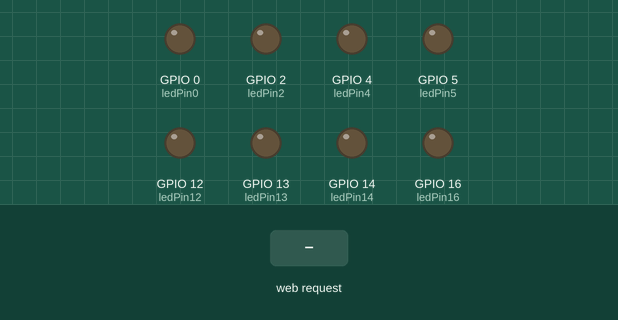
This sketch was run on a simulated ESP8266 (NodeMCU). On the bench: output pins drawn as LEDs (lit = HIGH). Inputs (shaded band) come from the test bench. WiFi joins after 1.5 s; servers stay silent unless stated; what the sketch prints to the serial monitor is not drawn.

Above: at 2.7 s.
2.8 s: HTTP request GET /PIN13=ON received
At 4.0 s:
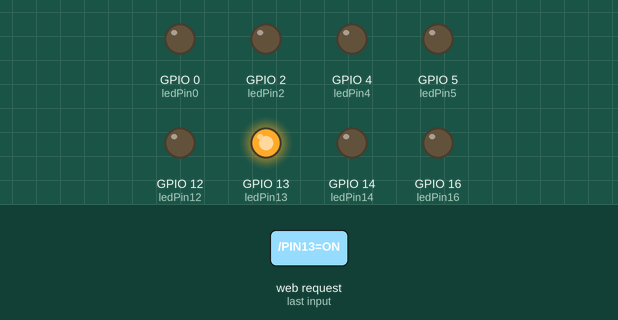
4.3 s: HTTP request GET /PIN12=ON received
At 5.1 s:
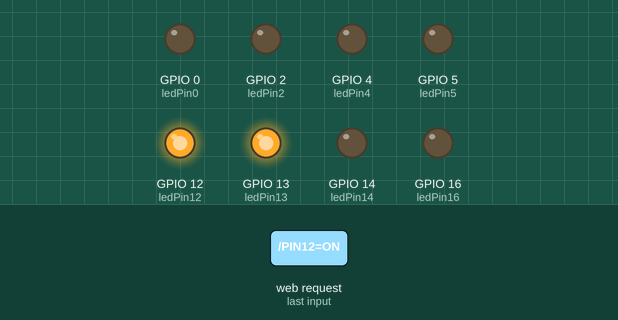
5.8 s: HTTP request GET /PIN13=OFF received
At 6.2 s:
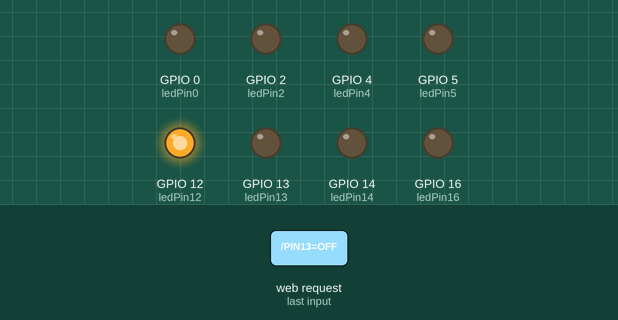
7.3 s: HTTP request GET /PIN14=ON received
At 8.5 s:
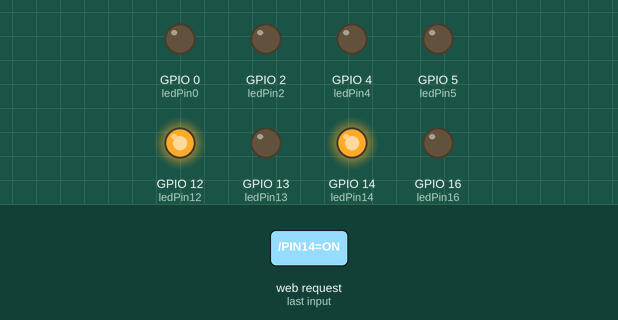
8.8 s: HTTP request GET /PIN12=OFF received
At 9.7 s:
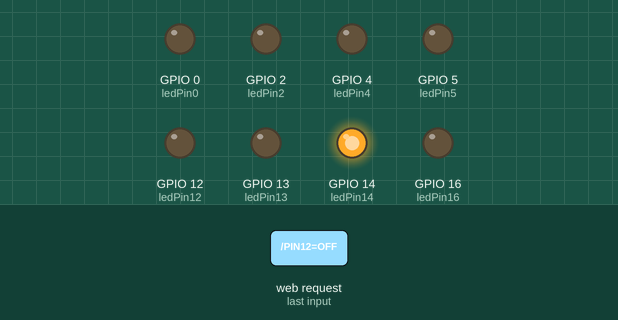
10.3 s: HTTP request GET /PIN2=ON received
At 10.9 s:
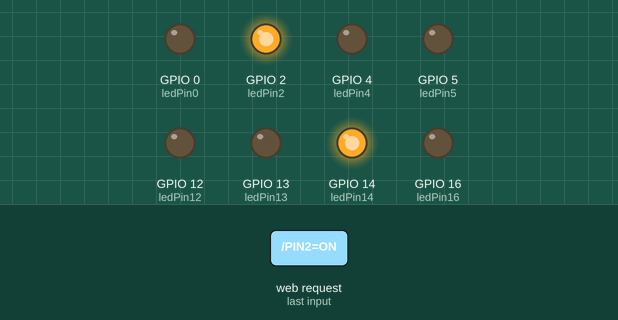
Timing chart, 0 to 12.8 s (numbered marks = the images above; inputs shaded):
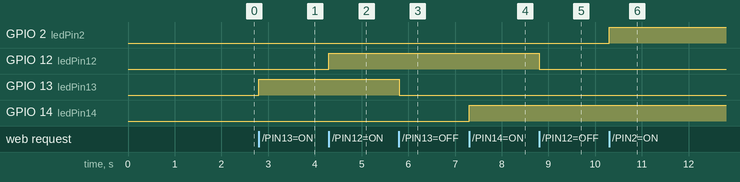

Measured:
- after the input at 2.8 s, GPIO 13 (ledPin13): LOW → HIGH at once
- after the input at 4.3 s, GPIO 12 (ledPin12): LOW → HIGH at once
- after the input at 5.8 s, GPIO 13 (ledPin13): HIGH → LOW at once
- after the input at 7.3 s, GPIO 14 (ledPin14): LOW → HIGH at once
- after the input at 8.8 s, GPIO 12 (ledPin12): HIGH → LOW at once
- after the input at 10.3 s, GPIO 2 (ledPin2): LOW → HIGH at once

The sketch:

NodeMCU_Server.ino
```cpp
#include <ESP8266WiFi.h>

const char* ssid = "";
const char* password = "";

int ledPin13 = 13;
int ledPin12 = 12;
int ledPin14 = 14;
int ledPin2 = 2;
int ledPin0 = 0;
int ledPin4 = 4;
int ledPin5 = 5;
int ledPin16 = 16;

WiFiServer server(80);

void setup() {
  Serial.begin(115200);
  delay(10);

  int ledPins[] = {13, 12, 14, 2, 0, 4, 5, 16}; //Array koji sadrzi sve pinove.
  int pinCount = 8; // Broj item-a u nizu ledPins[], jer sizeof() ne radi
  for (int thisPin = 0; thisPin < pinCount; thisPin++) {
    pinMode(ledPins[thisPin], OUTPUT);
    digitalWrite(ledPins[thisPin], LOW);
  }

  Serial.println();
  Serial.println();
  Serial.print("Connecting to ");
  Serial.println(ssid);

  WiFi.begin(ssid, password);
  // Fiksiranje IP adrese
  IPAddress ip(192, 168, 0, 200);
  IPAddress gateway(192, 168, 0, 1);
  IPAddress subnet(255, 255, 255, 0);
  WiFi.config(ip, gateway, subnet);
  WiFi.mode(WIFI_STA);

  while (WiFi.status() != WL_CONNECTED) {
    delay(500);
    Serial.print(".");
  }
  Serial.println("");
  Serial.println("WiFi connected");

  // server.begin podize server
  server.begin();
  Serial.println("Server started");

  Serial.print("Use this URL to connect: ");
  Serial.print("http://");
  Serial.print(WiFi.localIP());
  Serial.println("/");

}

void loop() {
  // Provera da li se klijent konektovao
  WiFiClient client = server.available();
  if (!client) {
    return;
  }

  // Cekaj dok klijent ne posalje zahtev
  Serial.println("new client");
  while (!client.available()) {
    delay(1);
  }

  // Procitaj zahtev
  String request = client.readStringUntil('\r');
  Serial.println(request);
  client.flush();

  // Uporedi zahtev

  int value13 = LOW;
  if (request.indexOf("/PIN13=ON") != -1)  {
    digitalWrite(ledPin13, HIGH);
    value13 = HIGH;
  }
  if (request.indexOf("/PIN13=OFF") != -1)  {
    digitalWrite(ledPin13, LOW);
    value13 = LOW;
  }
  int value12 = LOW;
  if (request.indexOf("/PIN12=ON") != -1)  {
    digitalWrite(ledPin12, HIGH);
    value12 = HIGH;
  }
  if (request.indexOf("/PIN12=OFF") != -1)  {
    digitalWrite(ledPin12, LOW);
    value12 = LOW;
  }
  int value14 = LOW;
  if (request.indexOf("/PIN14=ON") != -1)  {
    digitalWrite(ledPin14, HIGH);
    value14 = HIGH;
  }
  if (request.indexOf("/PIN14=OFF") != -1)  {
    digitalWrite(ledPin14, LOW);
    value14 = LOW;
  }
  int value2 = LOW;
  if (request.indexOf("/PIN2=ON") != -1)  {
    digitalWrite(ledPin2, HIGH);
    value2 = HIGH;
  }
  if (request.indexOf("/PIN2=OFF") != -1)  {
    digitalWrite(ledPin2, LOW);
    value2 = LOW;
  }
  int value0 = LOW;
  if (request.indexOf("/PIN0=ON") != -1)  {
    digitalWrite(ledPin0, HIGH);
    value0 = HIGH;
  }
  if (request.indexOf("/PIN0=OFF") != -1)  {
    digitalWrite(ledPin0, LOW);
    value0 = LOW;
  }

  int value4 = LOW;
  if (request.indexOf("/PIN4=ON") != -1)  {
    digitalWrite(ledPin4, HIGH);
    value4 = HIGH;
  }
  if (request.indexOf("/PIN4=OFF") != -1)  {
    digitalWrite(ledPin4, LOW);
    value4 = LOW;
  }

  int value5 = LOW;
  if (request.indexOf("/PIN5=ON") != -1)  {
    digitalWrite(ledPin5, HIGH);
    value5 = HIGH;
  }
  if (request.indexOf("/PIN5=OFF") != -1)  {
    digitalWrite(ledPin5, LOW);
    value5 = LOW;
  }
  int value16 = LOW;
  if (request.indexOf("/PIN16=ON") != -1)  {
    digitalWrite(ledPin16, HIGH);
    value16 = HIGH;
  }
  if (request.indexOf("/PIN16=OFF") != -1)  {
    digitalWrite(ledPin16, LOW);
    value16 = LOW;
  }

  //Sledeci deo koda ce ukljuciti sve pinove redno, pa ce ih iskljuciti
  int valueRedno1 = HIGH;
  if (request.indexOf("/REDNO1") != -1)  {
    int repeat = 0;
    int brojPonavljanja = 65;
    while (repeat < brojPonavljanja) {
      rednoUkljucivanje();
      valueRedno1 = LOW;
      repeat++;
    }
  }

  int valueRedno2 = HIGH;
  if (request.indexOf("/REDNO2") != -1)  {
    int repeat = 0;
    int brojPonavljanja = 65;
    while (repeat < brojPonavljanja) {
      rednoUkljucivanje2();
      valueRedno1 = LOW;
      repeat++;
    }
  }

  int valueRedno3 = HIGH;
  if (request.indexOf("/REDNO3") != -1)  {
    int repeat = 0;
    int brojPonavljanja = 65;
    while (repeat < brojPonavljanja) {
      rednoUkljucivanje3();
      valueRedno3 = LOW;
      repeat++;
    }
  }

  // Vrati odgovor
  client.println("HTTP/1.1 200 OK");
  client.println("Content-Type: text/html");
  client.println("");
  client.println("<!DOCTYPE HTML>");
  client.println("<html>");

  client.print("Led pin 13 is now: ");

  if (value13 == HIGH) {
    client.print("On");
  } else {
    client.print("Off");
  }
  client.println("<br>");
  client.println("<a href=\"/PIN13=ON\"\"><button>Turn On </button></a>");
  client.println("<a href=\"/PIN13=OFF\"\"><button>Turn Off </button></a><br />");
  client.println("<br>");

  client.print("Led pin 12 is now: ");

  if (value12 == HIGH) {
    client.print("On");
  } else {
    client.print("Off");
  }
  client.println("<br>");
  client.println("<a href=\"/PIN12=ON\"\"><button>Turn On </button></a>");
  client.println("<a href=\"/PIN12=OFF\"\"><button>Turn Off </button></a><br />");
  client.println("<br>");

  client.print("Led pin 14 is now: ");

  if (value14 == HIGH) {
    client.print("On");
  } else {
    client.print("Off");
  }
  client.println("<br>");
  client.println("<a href=\"/PIN14=ON\"\"><button>Turn On </button></a>");
  client.println("<a href=\"/PIN14=OFF\"\"><button>Turn Off </button></a><br />");
  client.println("<br>");

  client.print("Led pin 2 is now: ");

  if (value2 == HIGH) {
    client.print("On");
  } else {
    client.print("Off");
  }
  client.println("<br>");
  client.println("<a href=\"/PIN2=ON\"\"><button>Turn On </button></a>");
  client.println("<a href=\"/PIN2=OFF\"\"><button>Turn Off </button></a><br />");
  client.println("<br>");

  client.print("Led pin 0 is now: ");

  if (value0 == HIGH) {
    client.print("On");
  } else {
    client.print("Off");
  }
  client.println("<br>");
  client.println("<a href=\"/PIN0=ON\"\"><button>Turn On </button></a>");
  client.println("<a href=\"/PIN0=OFF\"\"><button>Turn Off </button></a><br />");
  client.println("<br>");

  client.print("Led pin 4 is now: ");

  if (value4 == HIGH) {
    client.print("On");
  } else {
    client.print("Off");
  }
  client.println("<br>");
  client.println("<a href=\"/PIN4=ON\"\"><button>Turn On </button></a>");
  client.println("<a href=\"/PIN4=OFF\"\"><button>Turn Off </button></a><br />");
  client.println("<br>");

  client.print("Led pin 5 is now: ");

  if (value5 == HIGH) {
    client.print("On");
  } else {
    client.print("Off");
  }
  client.println("<br>");
  client.println("<a href=\"/PIN5=ON\"\"><button>Turn On </button></a>");
  client.println("<a href=\"/PIN5=OFF\"\"><button>Turn Off </button></a><br />");
  client.println("<br>");

  client.print("Led pin 16 is now: ");

  if (value16 == HIGH) {
    client.print("On");
  } else {
    client.print("Off");
  }
  client.println("<br>");
  client.println("<a href=\"/PIN16=ON\"\"><button>Turn On </button></a>");
  client.println("<a href=\"/PIN16=OFF\"\"><button>Turn Off </button></a><br />");
  client.println("<br>");
  client.println("<a href=\"/REDNO1\"\"><button>Diode Redno 1 </button></a>");
  client.println("<a href=\"/REDNO2\"\"><button>Diode Redno 2 </button></a>");
  client.println("<a href=\"/REDNO3\"\"><button>Diode Redno 3 </button></a>");
  client.println("</html>");

  delay(1);
  Serial.println("Client disonnected");
  Serial.println("");

}
```

NodeMCU_Methods.ino
```cpp
int ledPins[] = {13, 12, 14, 2, 0, 4, 5, 16}; //Array koji sadrzi sve pinove.
int pinCount = 8; // Broj item-a u nizu ledPins[], jer sizeof() ne radi
int timer = 100; // Timer svega

//Ukljuci pinove redno, pa iskljuci pinove redno
void rednoUkljucivanje() {
  //Inicijalizacija pinova iz ledPins[]
  for (int thisPin = 0; thisPin < pinCount; thisPin++) {
    pinMode(ledPins[thisPin], OUTPUT);
  }
  for (int thisPin = 0; thisPin < pinCount; thisPin++) {
    digitalWrite(ledPins[thisPin], HIGH);
    delay(timer);
  }
  for (int thisPin = 8; thisPin > 0; thisPin--) {
    digitalWrite(ledPins[thisPin], LOW);
    delay(timer);
  }
}
//Ukljuci pinove cik-cak (prvi, poslednji), iskljuci redno
void rednoUkljucivanje2() {
  for (int flipFlop = 1; flipFlop <= 2; flipFlop++) {
    int minNum = 0;
    int maxNum = 7;
    for (int i = 0; i < 8; i++) {
      digitalWrite(ledPins[minNum], HIGH);
      delay(timer);
      digitalWrite(ledPins[maxNum], HIGH);
      delay(timer);
      minNum++;
      maxNum--;
    }
    if (flipFlop == 1) {
      for (int thisPin = 8; thisPin >= 0; thisPin--) {
        digitalWrite(ledPins[thisPin], LOW);
        delay(timer);
      }
    }
    if (flipFlop == 2) {
      for (int thisPin = 0; thisPin <= 8; thisPin++) {
        digitalWrite(ledPins[thisPin], LOW);
        delay(timer);
      }
    }
  }
}
//Ukljuci, iskljuci jedan po jedan
void rednoUkljucivanje3() {
  for (int thisPin = 0; thisPin < pinCount; thisPin++) {
    pinMode(ledPins[thisPin], OUTPUT);
  }
  for (int thisPin = 0; thisPin < pinCount; thisPin++) {
    digitalWrite(ledPins[thisPin], HIGH);
    delay(timer);
    digitalWrite(ledPins[thisPin], LOW);
  }
  for (int thisPin = 8; thisPin > 0; thisPin--) {
    digitalWrite(ledPins[thisPin], HIGH);
    delay(timer);
    digitalWrite(ledPins[thisPin], LOW);
  }
}
```
